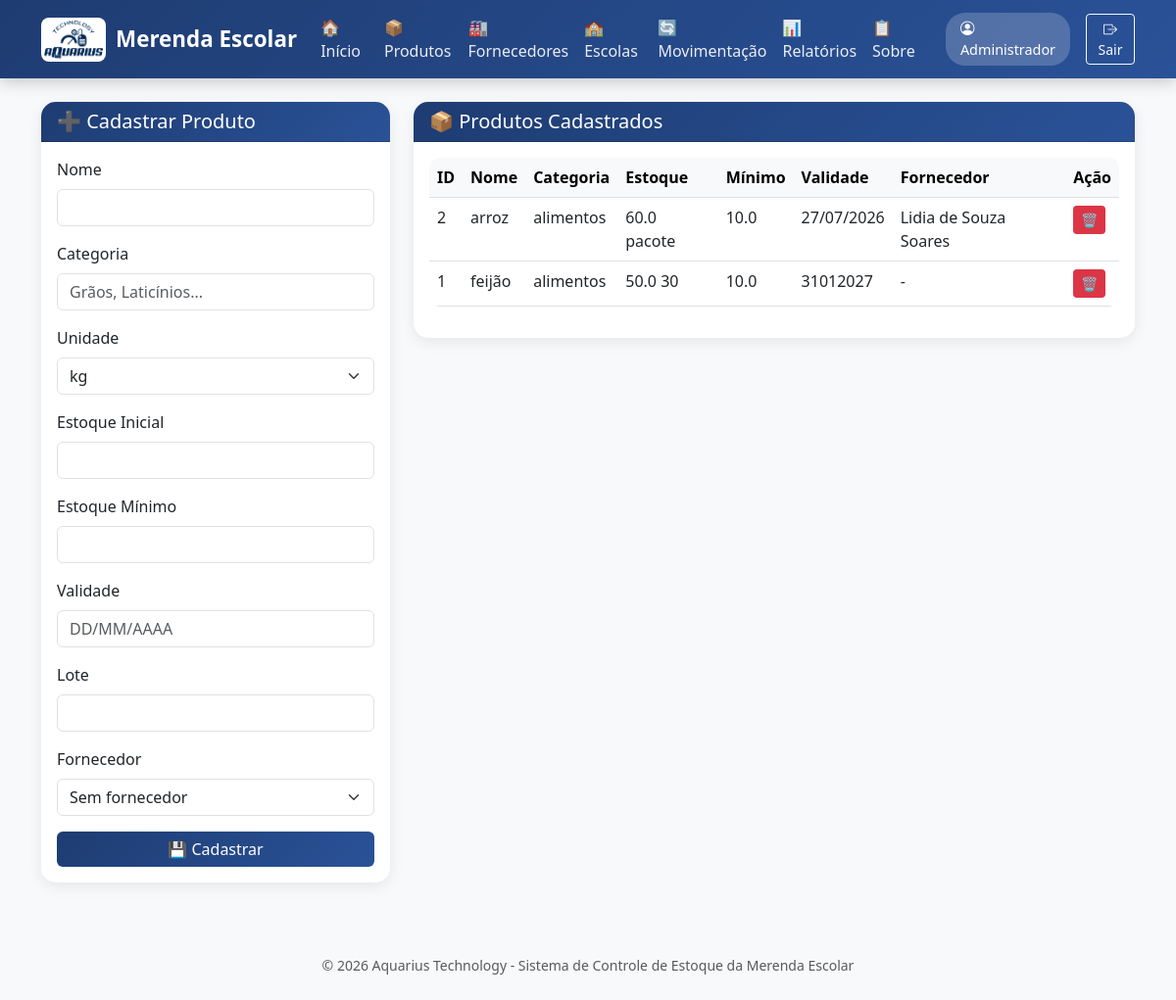
Page /produtos (signed in) on the committed database.
### tables this page shows
CREATE TABLE produtos (
    id INTEGER PRIMARY KEY AUTOINCREMENT,
    nome TEXT NOT NULL,
    categoria TEXT,
    unidade TEXT DEFAULT 'kg',
    estoque REAL DEFAULT 0,
    estoque_minimo REAL DEFAULT 0,
    validade TEXT,
    lote TEXT,
    fornecedor_id INTEGER,
    FOREIGN KEY (fornecedor_id) REFERENCES fornecedores(id)
);

CREATE TABLE fornecedores (
    id INTEGER PRIMARY KEY AUTOINCREMENT,
    nome TEXT NOT NULL,
    telefone TEXT,
    email TEXT,
    cnpj TEXT
);

### app.py (the view)
@app.route("/produtos")
def produtos():
    if "usuario" not in session:
        return redirect(url_for("login"))
    conexao = conectar()
    cursor = conexao.cursor()
    cursor.execute("""
        SELECT p.*, f.nome as fornecedor_nome
        FROM produtos p
        LEFT JOIN fornecedores f ON p.fornecedor_id = f.id
        ORDER BY p.nome
    """)
    produtos = cursor.fetchall()
    cursor.execute("SELECT id, nome FROM fornecedores")
    fornecedores = cursor.fetchall()
    conexao.close()
    return render_template("produtos.html", produtos=produtos, fornecedores=fornecedores)

### app.py (called while the page is built)
def conectar():
    database_url = os.environ.get('DATABASE_URL')
    if database_url and POSTGRES_DISPONIVEL:
        return psycopg2.connect(database_url)
    return sqlite3.connect(DB)

### templates/produtos.html (shortened to what this page needs)
{% extends "base.html" %}
{% block content %}
<div class="row">
    <div class="col-md-4">
        <div class="card">
            <div class="card-header">
                <h5 class="mb-0">➕ Cadastrar Produto</h5>
            </div>
            <div class="card-body">
                <form action="/produtos/cadastrar" method="POST">
                    <div class="mb-3">
                        <label class="form-label">Nome</label>
                        <input type="text" name="nome" class="form-control" required>
                    </div>
                    <div class="mb-3">
                        <label class="form-label">Categoria</label>
                        <input type="text" name="categoria" class="form-control" placeholder="Grãos, Laticínios..." required>
                    </div>
                    <div class="mb-3">
                        <label class="form-label">Unidade</label>
                        <select name="unidade" class="form-select">
                            <option value="kg">kg</option>
                        </select>
                    </div>
                    <div class="mb-3">
                        <label class="form-label">Estoque Inicial</label>
                        <input type="number" step="0.01" name="estoque" class="form-control" required>
                    </div>
                    <div class="mb-3">
                        <label class="form-label">Estoque Mínimo</label>
                        <input type="number" step="0.01" name="estoque_minimo" class="form-control" required>
                    </div>
                    <div class="mb-3">
                        <label class="form-label">Validade</label>
                        <input type="text" name="validade" class="form-control" placeholder="DD/MM/AAAA">
                    </div>
                    <div class="mb-3">
                        <label class="form-label">Lote</label>
                        <input type="text" name="lote" class="form-control">
                    </div>
                    <div class="mb-3">
                        <label class="form-label">Fornecedor</label>
                        <select name="fornecedor_id" class="form-select">
                            <option value="">Sem fornecedor</option>
                        </select>
                    </div>
                    <button type="submit" class="btn btn-primary w-100">💾 Cadastrar</button>
                </form>
            </div>
        </div>
    </div>
    <div class="col-md-8">
        <div class="card">
            <div class="card-header">
                <h5 class="mb-0">📦 Produtos Cadastrados</h5>
            </div>
            <div class="card-body">
                <div class="table-responsive">
                    <table class="table table-hover">
                        <thead class="table-light">
                            <tr>
                                <th>ID</th>
                                <th>Nome</th>
                                <th>Categoria</th>
                                <th>Estoque</th>
                                <th>Mínimo</th>
                                <th>Validade</th>
                                <th>Fornecedor</th>
                                <th>Ação</th>
                            </tr>
                        </thead>
                        <tbody>
                            {% for p in produtos %}
                            <tr class="{{ 'table-danger' if p[4] <= p[5] else '' }}">
                                <td>{{ p[0] }}</td>
                                <td>{{ p[1] }}</td>
                                <td>{{ p[2] }}</td>
                                <td>{{ p[4] }} {{ p[3] }}</td>
                                <td>{{ p[5] }}</td>
                                <td>{{ p[6] if p[6] else '-' }}</td>
                                <td>{{ p[9] if p[9] else '-' }}</td>
                                <td>
                                    <a href="/produtos/excluir/{{ p[0] }}" class="btn btn-sm btn-danger" onclick="return confirm('Excluir {{ p[1] }}?')">🗑️</a>
                                </td>
                            </tr>
                            {% endfor %}
                        </tbody>
                    </table>
                </div>
            </div>
        </div>
    </div>
</div>
{% endblock %}

### templates/base.html (shortened to what this page needs)
<!DOCTYPE html>
<html lang="pt-BR">
<head>
    <link href="https://cdn.jsdelivr.net/npm/bootstrap@5.3.0/dist/css/bootstrap.min.css" rel="stylesheet">
    <link rel="stylesheet" href="https://cdn.jsdelivr.net/npm/bootstrap-icons@1.11.0/font/bootstrap-icons.css">
</head>
<body>
    <nav class="navbar navbar-expand-lg mb-4">
        <div class="container">
            <a class="navbar-brand" href="/" target="_self">
                <img src="{{ url_for('static', filename='images/logo_aquarius.png') }}" alt="Logo Aquarius" class="logo-img">
                Merenda Escolar
            </a>
            <div class="collapse navbar-collapse" id="navbarNav">
                <div class="navbar-nav ms-auto align-items-center">
                    <a class="nav-link" href="/" target="_self">🏠 Início</a>
                    <a class="nav-link" href="/produtos" target="_self">📦 Produtos</a>
                    <a class="nav-link" href="/fornecedores" target="_self">🏭 Fornecedores</a>
                    <a class="nav-link" href="/escolas" target="_self">🏫 Escolas</a>
                    <a class="nav-link" href="/movimentacao" target="_self">🔄 Movimentação</a>
                    <a class="nav-link" href="/relatorios" target="_self">📊 Relatórios</a>
                    <a class="nav-link" href="/sobre" target="_self">📋 Sobre</a>
                    {% if session.get("usuario") %}
                    <span class="user-badge ms-3">
                        <i class="bi bi-person-circle"></i> {{ session.get("nome", "Usuário") }}
                    </span>
                    <a href="/logout" class="btn btn-outline-light btn-sm ms-3" target="_self">
                        <i class="bi bi-box-arrow-right"></i> Sair
                    </a>
                    {% endif %}
                </div>
            </div>
        </div>
    </nav>
    <div class="container">
        {% block content %}{% endblock %}
    </div>
    <footer class="text-center text-muted py-4 mt-5">
        <small>© 2026 Aquarius Technology - Sistema de Controle de Estoque da Merenda Escolar</small>
    </footer>
</body>
</html>

### templates/base.html (style rules this page uses)
body { background-color: #f8f9fa; }
.navbar { background: linear-gradient(135deg, #1e3c72 0%, #2a5298 100%); box-shadow: 0 4px 15px rgba(0,0,0,0.2); }
.navbar-brand { color: white !important; font-weight: bold; font-size: 1.4rem; display: flex; align-items: center; gap: 10px; }
.nav-link { color: rgba(255,255,255,0.9) !important; font-weight: 500; transition: all 0.3s; }
.card { border: none; border-radius: 15px; box-shadow: 0 4px 15px rgba(0,0,0,0.08); transition: transform 0.3s; }
.card-header { background: linear-gradient(135deg, #1e3c72 0%, #2a5298 100%); color: white; border-radius: 15px 15px 0 0 !important; font-weight: bold; }
.btn-primary { background: linear-gradient(135deg, #1e3c72 0%, #2a5298 100%); border: none; }
.btn-danger { background: #dc3545; border: none; }
.table { border-radius: 10px; overflow: hidden; }
.user-badge { background: rgba(255,255,255,0.2); padding: 5px 15px; border-radius: 20px; color: white; font-size: 0.9rem; }
.logo-img { height: 45px; width: auto; border-radius: 8px; background: white; padding: 3px; }

### rows in the picture
produtos: id "2", nome "arroz", categoria "alimentos", estoque "60.0", unidade "pacote", estoque_minimo "10.0", validade "27/07/2026", nome "Lidia de Souza Soares"
produtos: id "1", nome "feijão", categoria "alimentos", estoque "50.0", unidade "30", estoque_minimo "10.0", validade "31012027", p "-"

### other values in the picture
{{ session.get("nome", "Usuário") }} "Administrador"
